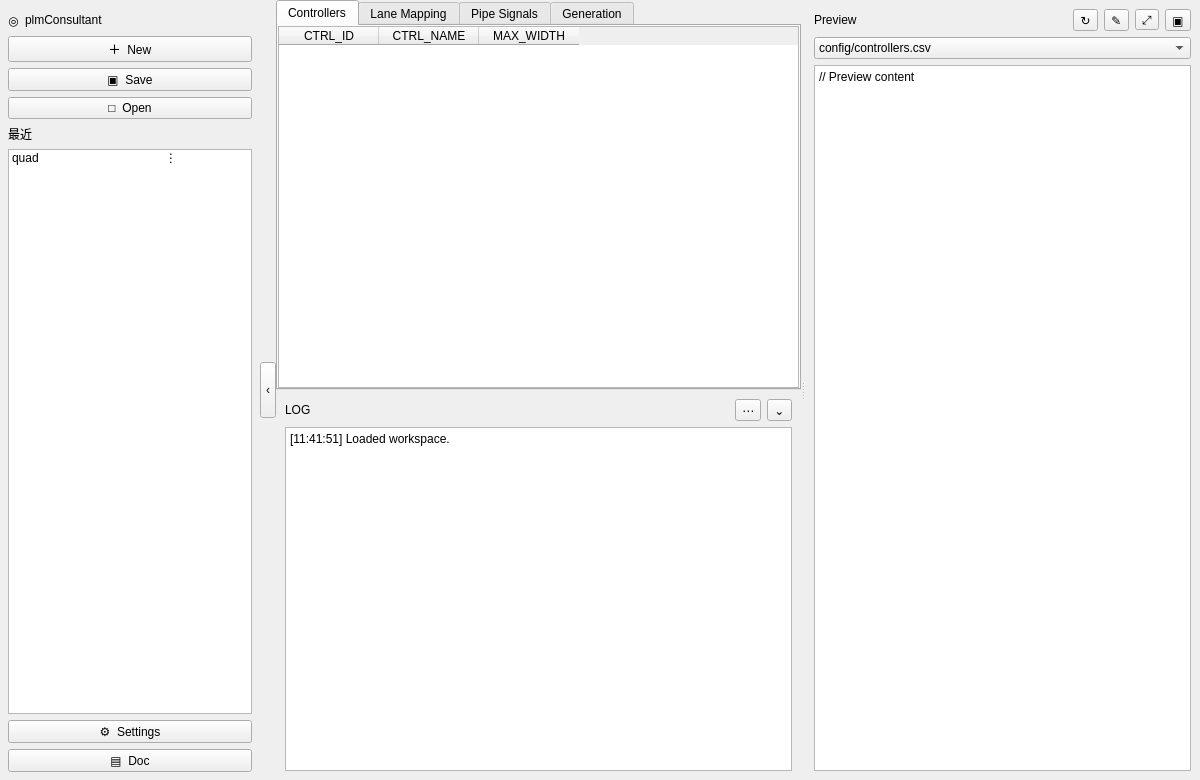
<?xml version="1.0" encoding="UTF-8"?>
<ui version="4.0">
 <class>PlmLayoutReference</class>
 <widget class="QMainWindow" name="PlmLayoutReference">
  <property name="geometry">
   <rect><x>0</x><y>0</y><width>1200</width><height>780</height></rect>
  </property>
  <property name="minimumSize">
   <size><width>900</width><height>620</height></size>
  </property>
  <property name="windowTitle"><string>plmConsultant — Designer layout reference</string></property>
  <widget class="QWidget" name="centralWidget">
   <layout class="QHBoxLayout" name="rootLayout">
    <property name="spacing"><number>0</number></property>
    <property name="leftMargin"><number>0</number></property>
    <property name="topMargin"><number>0</number></property>
    <property name="rightMargin"><number>0</number></property>
    <property name="bottomMargin"><number>0</number></property>
    <item>
     <widget class="QFrame" name="sidebar">
      <property name="minimumSize"><size><width>260</width><height>0</height></size></property>
      <property name="maximumSize"><size><width>260</width><height>16777215</height></size></property>
      <property name="toolTip"><string>左侧边栏 / sidebar</string></property>
      <layout class="QVBoxLayout" name="sidebarLayout">
       <property name="leftMargin"><number>8</number></property>
       <property name="topMargin"><number>10</number></property>
       <property name="rightMargin"><number>8</number></property>
       <property name="bottomMargin"><number>8</number></property>
       <item>
        <layout class="QHBoxLayout" name="brandLayout">
         <item><widget class="QLabel" name="brandIcon"><property name="text"><string>◎</string></property></widget></item>
         <item><widget class="QLabel" name="brandName"><property name="text"><string>plmConsultant</string></property></widget></item>
         <item><spacer name="brandSpacer"><property name="orientation"><enum>Qt::Horizontal</enum></property><property name="sizeHint" stdset="0"><size><width>40</width><height>20</height></size></property></spacer></item>
        </layout>
       </item>
       <item><widget class="QPushButton" name="newWorkspaceButton"><property name="text"><string>＋  New</string></property><property name="toolTip"><string>新建工作区 / New</string></property></widget></item>
       <item><widget class="QPushButton" name="saveWorkspaceButton"><property name="text"><string>▣  Save</string></property><property name="toolTip"><string>保存工作区 / Save</string></property></widget></item>
       <item><widget class="QPushButton" name="openWorkspaceButton"><property name="text"><string>□  Open</string></property><property name="toolTip"><string>打开工作区 / Open</string></property></widget></item>
       <item><widget class="QLabel" name="sectionHeader"><property name="text"><string>最近</string></property></widget></item>
       <item>
        <widget class="QListWidget" name="recentList">
         <property name="toolTip"><string>最近项目列表 / Recent workspaces；双击或三点菜单可重命名</string></property>
         <item><property name="text"><string>quad                                      ⋮</string></property></item>
        </widget>
       </item>
       <item><widget class="QPushButton" name="settingsButton"><property name="text"><string>⚙  Settings</string></property></widget></item>
       <item><widget class="QPushButton" name="documentationButton"><property name="text"><string>▤  Doc</string></property></widget></item>
      </layout>
     </widget>
    </item>
    <item>
     <widget class="QToolButton" name="edgeToggle">
      <property name="minimumSize"><size><width>16</width><height>56</height></size></property>
      <property name="maximumSize"><size><width>16</width><height>56</height></size></property>
      <property name="text"><string>‹</string></property>
      <property name="toolTip"><string>侧栏折叠按钮 / edgeToggle</string></property>
     </widget>
    </item>
    <item>
     <widget class="QSplitter" name="contentSplitter">
      <property name="orientation"><enum>Qt::Horizontal</enum></property>
      <widget class="QWidget" name="mainArea">
       <layout class="QVBoxLayout" name="mainAreaLayout">
        <property name="spacing"><number>0</number></property>
        <property name="leftMargin"><number>0</number></property>
        <property name="topMargin"><number>0</number></property>
        <property name="rightMargin"><number>0</number></property>
        <property name="bottomMargin"><number>0</number></property>
        <item>
         <widget class="QFrame" name="editorShell">
          <layout class="QVBoxLayout" name="editorShellLayout">
           <property name="spacing"><number>0</number></property>
           <property name="leftMargin"><number>0</number></property>
           <property name="topMargin"><number>0</number></property>
           <property name="rightMargin"><number>0</number></property>
           <property name="bottomMargin"><number>0</number></property>
           <item>
            <widget class="QTabWidget" name="tabs">
             <property name="currentIndex"><number>0</number></property>
             <widget class="QWidget" name="controllersPage">
              <attribute name="title"><string>Controllers</string></attribute>
              <layout class="QVBoxLayout" name="controllersLayout">
               <property name="leftMargin"><number>0</number></property><property name="topMargin"><number>0</number></property><property name="rightMargin"><number>0</number></property><property name="bottomMargin"><number>0</number></property>
               <item>
                <widget class="QTableWidget" name="controllersTable">
                 <property name="toolTip"><string>Controller 配置表 / controllersTable</string></property>
                 <column><property name="text"><string>CTRL_ID</string></property></column>
                 <column><property name="text"><string>CTRL_NAME</string></property></column>
                 <column><property name="text"><string>MAX_WIDTH</string></property></column>
                </widget>
               </item>
              </layout>
             </widget>
             <widget class="QWidget" name="laneMappingPage">
              <attribute name="title"><string>Lane Mapping</string></attribute>
              <layout class="QVBoxLayout" name="laneMappingLayout">
               <item><widget class="QLabel" name="lanePaletteLabel"><property name="text"><string>Controller palette (lgPaletteBar / lgSwatch)</string></property></widget></item>
               <item><widget class="QTableWidget" name="laneGrid"><property name="toolTip"><string>Lane 映射网格 / laneGrid</string></property><column><property name="text"><string>MODE</string></property></column><column><property name="text"><string>LANE 0</string></property></column><column><property name="text"><string>LANE 1</string></property></column><column><property name="text"><string>LANE …</string></property></column></widget></item>
              </layout>
             </widget>
             <widget class="QWidget" name="pipeSignalsPage">
              <attribute name="title"><string>Pipe Signals</string></attribute>
              <layout class="QVBoxLayout" name="pipeSignalsLayout">
               <property name="leftMargin"><number>0</number></property><property name="topMargin"><number>0</number></property><property name="rightMargin"><number>0</number></property><property name="bottomMargin"><number>0</number></property>
               <item><widget class="QTableWidget" name="signalsTable"><property name="toolTip"><string>PIPE 信号表 / signalsTable</string></property><column><property name="text"><string>SIGNAL</string></property></column><column><property name="text"><string>DIRECTION</string></property></column><column><property name="text"><string>TYPE</string></property></column><column><property name="text"><string>WIDTH</string></property></column></widget></item>
              </layout>
             </widget>
             <widget class="QWidget" name="generationPage">
              <attribute name="title"><string>Generation</string></attribute>
              <layout class="QVBoxLayout" name="generationLayout">
               <item><widget class="QGroupBox" name="generationSettingsGroup"><property name="title"><string>Generation settings</string></property><layout class="QFormLayout" name="generationSettingsLayout"><item row="0" column="0"><widget class="QLabel" name="archLabel"><property name="text"><string>Architecture</string></property></widget></item><item row="0" column="1"><widget class="QComboBox" name="archCombo"/></item><item row="1" column="0"><widget class="QLabel" name="pclkModeLabel"><property name="text"><string>PCLK mode</string></property></widget></item><item row="1" column="1"><widget class="QComboBox" name="pclkModeCombo"/></item></layout></widget></item>
               <item><layout class="QHBoxLayout" name="generationButtonsLayout"><item><widget class="QPushButton" name="validateButton"><property name="text"><string>Validate</string></property></widget></item><item><widget class="QPushButton" name="generateRtlButton"><property name="text"><string>Generate RTL</string></property></widget></item><item><widget class="QPushButton" name="generateTbButton"><property name="text"><string>Generate TB</string></property></widget></item><item><widget class="QPushButton" name="generateAllButton"><property name="text"><string>Generate All</string></property></widget></item></layout></item>
               <item><spacer name="generationSpacer"><property name="orientation"><enum>Qt::Vertical</enum></property><property name="sizeHint" stdset="0"><size><width>20</width><height>40</height></size></property></spacer></item>
              </layout>
             </widget>
            </widget>
           </item>
          </layout>
         </widget>
        </item>
        <item>
         <widget class="QFrame" name="logCard">
          <property name="minimumSize"><size><width>0</width><height>190</height></size></property>
          <property name="toolTip"><string>运行时为浮动日志面板 / logCard</string></property>
          <layout class="QVBoxLayout" name="logLayout">
           <item><layout class="QHBoxLayout" name="logHeader"><item><widget class="QLabel" name="logTitle"><property name="text"><string>LOG</string></property></widget></item><item><spacer name="logHeaderSpacer"><property name="orientation"><enum>Qt::Horizontal</enum></property><property name="sizeHint" stdset="0"><size><width>40</width><height>20</height></size></property></spacer></item><item><widget class="QToolButton" name="logMoreButton"><property name="text"><string>⋯</string></property></widget></item><item><widget class="QToolButton" name="logToggle"><property name="text"><string>⌄</string></property></widget></item></layout></item>
           <item><widget class="QPlainTextEdit" name="logConsole"><property name="plainText"><string>[11:41:51] Loaded workspace.</string></property><property name="readOnly"><bool>true</bool></property></widget></item>
          </layout>
         </widget>
        </item>
       </layout>
      </widget>
      <widget class="QFrame" name="rtlPreviewPanel">
       <property name="minimumSize"><size><width>360</width><height>0</height></size></property>
       <property name="toolTip"><string>右侧预览面板 / rtlPreviewPanel</string></property>
       <layout class="QVBoxLayout" name="previewLayout">
        <item><layout class="QHBoxLayout" name="previewHeaderLayout"><item><widget class="QLabel" name="rtlPreviewTitle"><property name="text"><string>Preview</string></property></widget></item><item><spacer name="previewHeaderSpacer"><property name="orientation"><enum>Qt::Horizontal</enum></property><property name="sizeHint" stdset="0"><size><width>40</width><height>20</height></size></property></spacer></item><item><widget class="QToolButton" name="previewRefreshButton"><property name="text"><string>↻</string></property><property name="toolTip"><string>刷新预览文件</string></property></widget></item><item><widget class="QToolButton" name="previewEditButton"><property name="text"><string>✎</string></property><property name="toolTip"><string>外部编辑器打开</string></property></widget></item><item><widget class="QToolButton" name="previewMaximizeButton"><property name="text"><string>⤢</string></property><property name="toolTip"><string>最大化/还原预览</string></property></widget></item><item><widget class="QToolButton" name="previewToggleButton"><property name="text"><string>▣</string></property><property name="toolTip"><string>显示/隐藏预览</string></property></widget></item></layout></item>
        <item>
         <widget class="QComboBox" name="previewFileCombo">
          <property name="toolTip"><string>CSV、RTL 和 filelist 文件选择框</string></property>
          <item><property name="text"><string>config/controllers.csv</string></property></item>
          <item><property name="text"><string>config/lane_mapping.csv</string></property></item>
          <item><property name="text"><string>config/pipe_signals.csv</string></property></item>
          <item><property name="text"><string>rtl/common/pipe_lane_clk_gate.sv</string></property></item>
         </widget>
        </item>
        <item><widget class="QPlainTextEdit" name="rtlPreviewCode"><property name="toolTip"><string>代码/CSV 文本预览区</string></property><property name="plainText"><string>// Preview content</string></property><property name="readOnly"><bool>true</bool></property></widget></item>
       </layout>
      </widget>
     </widget>
    </item>
   </layout>
  </widget>
 </widget>
 <resources/>
 <connections/>
</ui>
